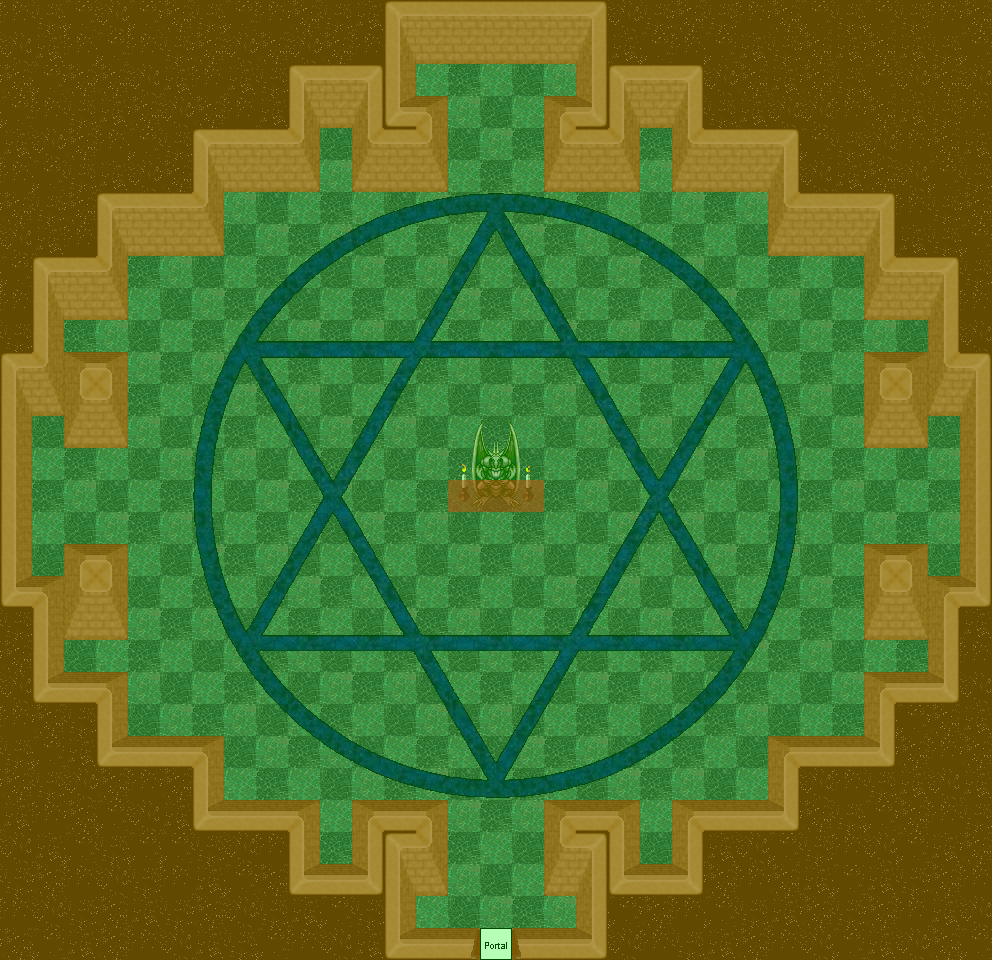

A level layout from a 2D game, rendered from its tile map. Below: a short description, then the map file with tile-grid data replaced by summaries:
An orthogonal 31x30 tile map with 32x32 px tiles, 8 tile layers (0_floor, 1_terrain, 2_object, 3_roof, ...), 11 tilesets.

<map version="1.0" orientation="orthogonal" renderorder="right-down" width="31" height="30" tilewidth="32" tileheight="32" nextobjectid="1">
 <tileset firstgid="1" name="..\tileset\building\castle.png" tilewidth="32" tileheight="32" tilecount="320" columns="20">
  <image source="../../tileset/building/castle.png" width="640" height="512" />
 </tileset>
 <tileset firstgid="321" name="..\tileset\building\door\wooden_doors.png" tilewidth="32" tileheight="32" tilecount="28" columns="7">
  <image source="../../tileset/building/door/wooden_doors.png" width="224" height="128" />
 </tileset>
 <tileset firstgid="349" name="..\tileset\logic\portal.png" tilewidth="32" tileheight="32" tilecount="7" columns="7">
  <image source="../../tileset/logic/portal.png" width="224" height="32" />
 </tileset>
 <tileset firstgid="356" name="..\tileset\logic\collision.png" tilewidth="32" tileheight="32" tilecount="1" columns="1">
  <image source="../../tileset/logic/collision.png" width="32" height="32" />
 </tileset>
 <tileset firstgid="357" name="..\tileset\ground\indoor\blue_green.png" tilewidth="32" tileheight="32" tilecount="4" columns="2">
  <image source="../../tileset/ground/indoor/blue_green.png" width="64" height="64" />
 </tileset>
 <tileset firstgid="361" name="..\tileset\sky\stars.png" tilewidth="32" tileheight="32" tilecount="6" columns="3">
  <image source="../../tileset/sky/stars.png" width="96" height="64" />
 </tileset>
 <tileset firstgid="367" name="..\tileset\ground\cobblestones.png" tilewidth="32" tileheight="32" tilecount="4" columns="2">
  <image source="../../tileset/ground/cobblestones.png" width="64" height="64" />
 </tileset>
 <tileset firstgid="371" name="..\tileset\ground\hexagramm.png" tilewidth="32" tileheight="32" tilecount="722" columns="19">
  <image source="../../tileset/ground/hexagramm.png" width="608" height="1216" />
 </tileset>
 <tileset firstgid="1093" name="..\tileset\furniture\light\lights_candle.png" tilewidth="32" tileheight="32" tilecount="36" columns="6">
  <image source="../../tileset/furniture/light/lights_candle.png" width="192" height="192" />
 </tileset>
 <tileset firstgid="1129" name="..\tileset\object\zekiel.png" tilewidth="32" tileheight="32" tilecount="54" columns="6">
  <image source="../../tileset/object/zekiel.png" width="192" height="288" />
 </tileset>
 <tileset firstgid="1183" name="..\tileset\logic\protection.png" tilewidth="32" tileheight="32" tilecount="2" columns="2">
  <image source="../../tileset/logic/protection.png" width="64" height="32" />
 </tileset>
 <layer name="0_floor" width="31" height="30">
  <data>[930 cells, 930 non-empty, 12 distinct tile ids]</data>
 </layer>
 <layer name="1_terrain" width="31" height="30">
  <data>[930 cells, 427 non-empty, 245 distinct tile ids]</data>
 </layer>
 <layer name="2_object" width="31" height="30">
  <data>[930 cells, 162 non-empty, 16 distinct tile ids]</data>
 </layer>
 <layer name="3_roof" width="31" height="30">
  <data>[930 cells, 5 non-empty, 5 distinct tile ids]</data>
 </layer>
 <layer name="4_roof_add" width="31" height="30">
  <data>[930 cells, 6 non-empty, 6 distinct tile ids]</data>
 </layer>
 <layer name="objects" width="31" height="30">
  <data>[930 cells, 1 non-empty, 1 distinct tile ids]</data>
 </layer>
 <layer name="collision" width="31" height="30" opacity="0.54">
  <data>[930 cells, 453 non-empty, 1 distinct tile ids]</data>
 </layer>
 <layer name="protection" width="31" height="30" opacity="0.29">
  <data>[930 cells, 930 non-empty, 1 distinct tile ids]</data>
 </layer>
</map>
